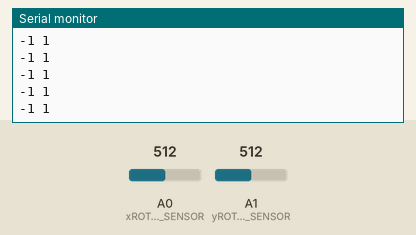
Bench run of a sketch on a simulated Arduino Uno, built with avr-gcc and run on an emulated ATmega328P. On the bench: the last lines printed to the serial monitor. Inputs (shaded band) come from the test bench; at power-on: A0 (xROTARY_ANGLE_SENSOR) = 512, A1 (yROTARY_ANGLE_SENSOR) = 512.

Above: at 1.2 s.
1.3 s: A0 (xROTARY_ANGLE_SENSOR) set to 716
At 1.32 s:
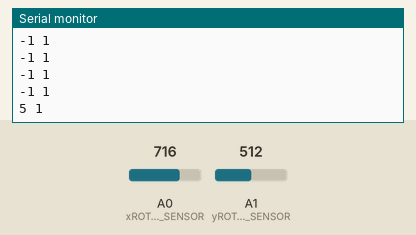
2.8 s: A1 (yROTARY_ANGLE_SENSOR) set to 716
At 2.83 s:
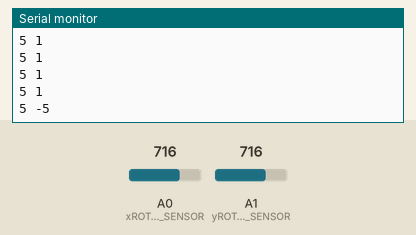
4.3 s: A0 (xROTARY_ANGLE_SENSOR) set to 900
At 4.34 s:
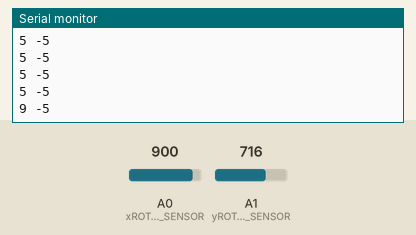
5.8 s: A1 (yROTARY_ANGLE_SENSOR) set to 900
At 5.85 s:
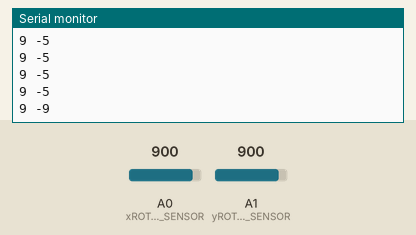
Timing chart, 0 to 8.3 s (numbered marks = the images above; inputs shaded):
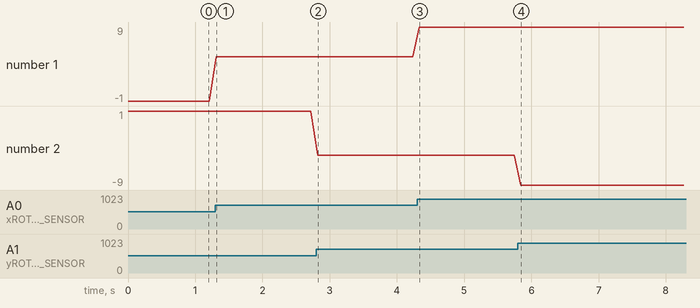

Measured:
- after the input at 1.3 s, the serial monitor: prints a new line at once (image 1)
- after the input at 2.8 s, the serial monitor: prints a new line at once (image 2)
- after the input at 4.3 s, the serial monitor: prints a new line at once (image 3)
- after the input at 5.8 s, the serial monitor: prints a new line after 0.05 s (image 4)
- plotted number 1: -1 → 5 after the input at 1.3 s, 5 → 9 after the input at 4.3 s
- plotted number 2: 1 → -5 after the input at 2.8 s, -5 → -9 after the input at 5.8 s

The sketch:

etch.ino
```cpp
/******************************************************************************/
/*macro definitions of Rotary angle sensor*/
#define xROTARY_ANGLE_SENSOR A0
#define yROTARY_ANGLE_SENSOR A1
#define ADC_REF 5//reference voltage of ADC is 5v
#define GROVE_VCC 5//VCC of the grove interface is normally 5v
#define FULL_ANGLE 265//full value of the rotary angle is 300 degrees
void setup()
{
    Serial.begin(9600);
    pinsInit();
}

void loop()
{
    int xDegrees = map(getDegree(xROTARY_ANGLE_SENSOR),0,FULL_ANGLE,-FULL_ANGLE/20,FULL_ANGLE/20);
    int yDegrees = map(getDegree(yROTARY_ANGLE_SENSOR),0,FULL_ANGLE,FULL_ANGLE/20,-FULL_ANGLE/20);
    String out =  String(xDegrees) + " " + String(yDegrees);
    Serial.println(out);

//    Serial.print(xDegrees);
//    Serial.print(" ");
//    Serial.println(yDegrees);
    delay(100);
}
void pinsInit()
{
    pinMode(xROTARY_ANGLE_SENSOR, INPUT);
    pinMode(yROTARY_ANGLE_SENSOR, INPUT);
}

/*Function: Get the angle between the mark and the starting position    */
/*Parameter:-int, the pin number */
/*Return:   -int,the range of degrees is 0 to 300 */
int getDegree(int pin)
{
    int sensor_value = analogRead(pin);
    float voltage;
    voltage = (float)sensor_value*ADC_REF/1023;
    float degrees = (voltage*FULL_ANGLE)/GROVE_VCC;
    return degrees;
}
```
